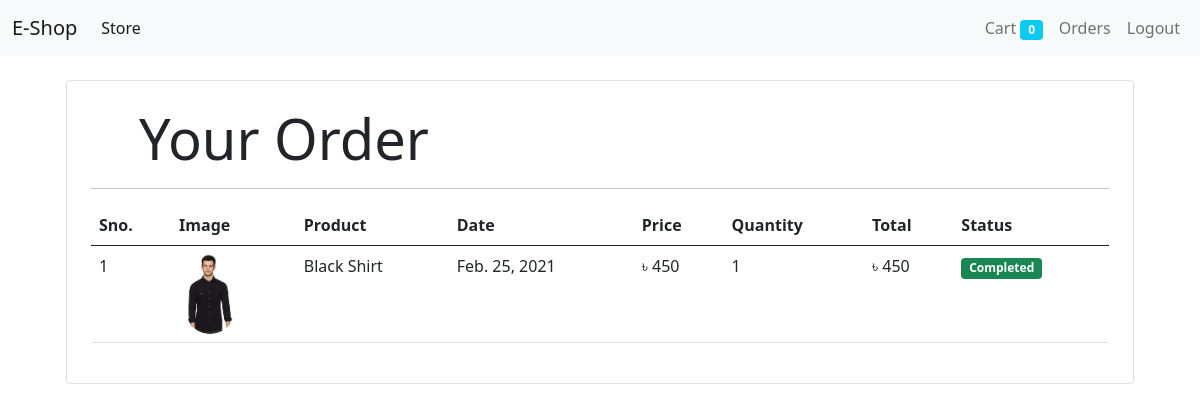
The page /orders (signed in) on the database its author committed.
### store/models/orders.py (models this page shows, shortened)
class Order(models.Model):
    product = models.ForeignKey(Product, on_delete=models.CASCADE)
    customer = models.ForeignKey(Customer, on_delete=models.CASCADE)
    quantity = models.IntegerField(default=1)
    price = models.IntegerField()
    address = models.CharField(max_length=50, default='', blank=True)
    phone = models.CharField(max_length=15, default='', blank=True)
    date = models.DateField(default=datetime.datetime.today)
    status = models.BooleanField(default=False)
    @staticmethod
    def get_all_orders_by_customer(customer_id):
        return Order.objects.filter(customer = customer_id).order_by('-date')

### store/models/product.py (models this page shows, shortened)
class Product(models.Model):
    name = models.CharField(max_length=50)
    price = models.IntegerField(default=0)
    category = models.ForeignKey(Category, on_delete=models.CASCADE, default=1)
    description = models.CharField(max_length=200, default='', null=True, blank=True)
    image = models.ImageField(upload_to='uploads/products/')

### store/middlewares/auth.py (the view)
    def middleware(request):
        returnUrl = request.META['PATH_INFO']
        if not request.session.get('customer'):
            return redirect(f'login?return_url={returnUrl}')
        response = get_response(request)
        return response

### store/templatetags/custom_filter.py (called while the page is built)
@register.filter(name="currency")
def currency(number):
    return '৳ '+str(number)

@register.filter(name="multiply")
def multiply(number, number1):
    return number * number1

### store/views/orders.py (called while the page is built)
   def get(self, request):
       customer = request.session.get('customer')
       orders = Order.get_all_orders_by_customer(customer)
       return render(request, 'orders.html', {'orders': orders})

### store/templates/orders.html
{% extends 'base.html' %}
{% block content %}
{% load cart %}
{% load custom_filter %}
<div class="container">
    <div class="border rounded p-4 m-4">
        <p class="display-4 ms-4 ps-4">Your Order</p>
        <hr>
        <table class="table">
            <thead>
                <tr>
                    <th>Sno.</th>
                    <th>Image</th>
                    <th>Product</th>
                    <th>Date</th>
                    <th>Price</th>
                    <th>Quantity</th>
                    <th>Total</th>
                    <th>Status</th>
                </tr>
            </thead>
            <tbody>
                {% for order in orders %}
                <tr>
                    <td>{{ forloop.counter }}</td>
                    <td><img style="height: 80px;" class="rounded-circle" src="{{ order.product.image.url }}" alt=""></td>
                    <td>{{ order.product.name }}</td>
                    <td>{{ order.date }}</td>
                    <td>{{ order.price|currency }}</td>
                    <td>{{ order.quantity }}</td>
                    <td>{{ order.quantity|multiply:order.price|currency }}</td>
                    {% if order.status %}
                        <td><small class="badge bg-success">Completed</small></td>
                    {% else %}
                        <td><small class="badge bg-warning text-dark"">Pending</small></td>
                    {% endif %}
                </tr>
                {% endfor %}
            </tbody>
        </table>
    </div>
</div>
{% endblock content %}

### rows shown on the page
Order: product.image (picture), product.name "Black Shirt", date "Feb. 25, 2021", price "৳ 450", quantity "1", quantity|multiply "৳ 450", status "Completed"

### other values the page prints
{{ request.session.cart.keys|length }} "0"
